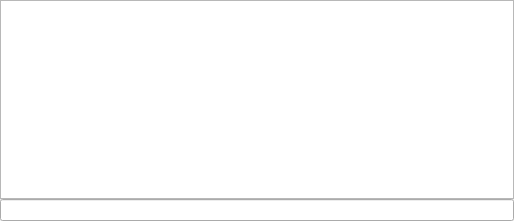
<?xml version="1.0" encoding="UTF-8"?>
<ui version="4.0">
 <class>CommandLineDockWidget</class>
 <widget class="QDockWidget" name="CommandLineDockWidget">
  <property name="geometry">
   <rect>
    <x>0</x>
    <y>0</y>
    <width>514</width>
    <height>221</height>
   </rect>
  </property>
  <property name="windowTitle">
   <string>Common Lisp command line</string>
  </property>
  <widget class="QWidget" name="dockWidgetContents">
   <layout class="QVBoxLayout" name="verticalLayout">
    <property name="spacing">
     <number>0</number>
    </property>
    <property name="margin">
     <number>0</number>
    </property>
    <item>
     <widget class="QPlainTextEdit" name="commandHistoryLog">
      <property name="horizontalScrollBarPolicy">
       <enum>Qt::ScrollBarAlwaysOff</enum>
      </property>
      <property name="undoRedoEnabled">
       <bool>false</bool>
      </property>
      <property name="readOnly">
       <bool>true</bool>
      </property>
     </widget>
    </item>
    <item>
     <widget class="QLineEdit" name="commandLineInput"/>
    </item>
   </layout>
  </widget>
 </widget>
 <resources/>
 <connections/>
</ui>
